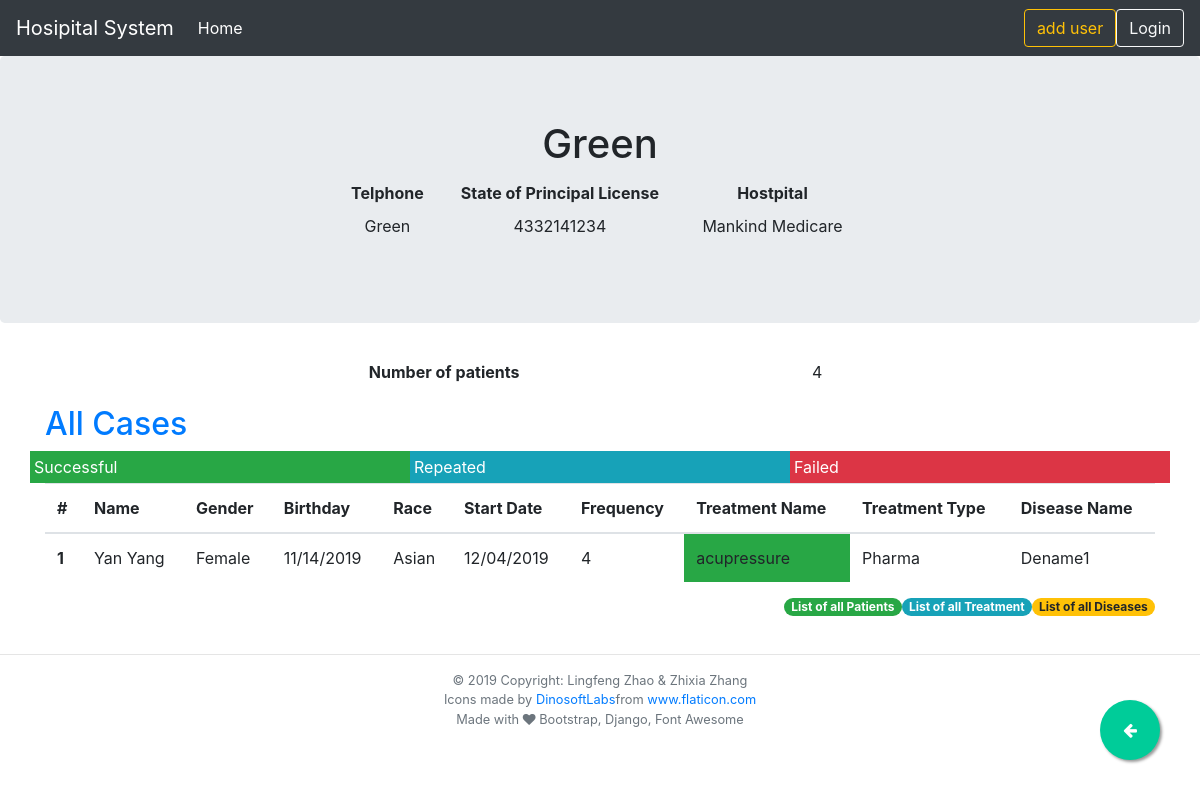
Screenshot of /physician/1?status=successful with the database file from the repository.
### hospital/models.py (models this page shows, shortened)
class Physician(models.Model):
    phid = models.AutoField(primary_key=True)
    phfname = models.CharField(max_length=30)
    phtel = models.CharField(max_length=13)
    phspl = models.CharField(max_length=30)
    hid = models.ForeignKey(Hospital, models.CASCADE, db_column="hid")
    patient = models.ManyToManyField(
        Patient, through="PatientTreatment", related_name="physician"
    )
    treatment = models.ManyToManyField(
        Treatment, through=PatientTreatment, related_name="physician"
    )
    class Meta:
        db_table = "physician"

class Hospital(models.Model):
    hid = models.AutoField(primary_key=True)
    hname = models.CharField(max_length=30)
    hst_address = models.CharField(max_length=30)
    hst_city = models.CharField(max_length=30)
    hstate = models.CharField(max_length=20)
    hzip = models.IntegerField()
    class Meta:
        db_table = "hospital"

class PatientTreatment(models.Model):
    STATUS = [("S", "Successful"), ("R", "Repeat"), ("F", "Failed")]
    tdate = models.DateTimeField()
    tfreq = models.BigIntegerField(default=0)
    tstatus = models.CharField(max_length=1, blank=True, null=True, choices=STATUS)
    pid = models.ForeignKey(Patient, models.CASCADE, db_column="pid")
    tid = models.ForeignKey("Treatment", models.DO_NOTHING, db_column="tid")
    phid = models.ForeignKey("Physician", models.DO_NOTHING, db_column="phid")
    class Meta:
        db_table = "patient_treatment"
        unique_together = (("pid", "phid", "tid", "tdate", "tfreq"),)

class Patient(models.Model):
    GENDER = [("M", "Male"), ("F", "Female"), ("U", "Unkown")]
    RACE = [
        ("ASIAN", "Asian"),
        ("HISPANIC", "Hispanic"),
        ("LATINO", "Latin American"),
        ("AFRICAN", "African American"),
        ("OTHER", "Other"),
    ]
    STATUS = [
        ("M", "Married"),
        ("S", "Single"),
        ("D", "Devoiced"),
        ("W", "Widow or widower"),
    ]
    pid = models.AutoField(primary_key=True)
    pfname = models.CharField(max_length=30)
    plname = models.CharField(max_length=20)
    pgender = models.CharField(max_length=1, choices=GENDER)
    pbd = models.DateTimeField()
    prace = models.CharField(max_length=20, blank=True, null=True, choices=RACE)
    pstatus = models.CharField(max_length=1, choices=STATUS)
    class Meta:
        db_table = "patient"

class Treatment(models.Model):
    TYPE = [("PHARMA", "Pharma"), ("PROCEDURE", "Procedure"), ("SURGERY", "Surgery")]
    tid = models.AutoField(primary_key=True)
    tname = models.CharField(max_length=50)
    ttype = models.CharField(max_length=10,choices=TYPE)
    deid = models.ForeignKey(Disease, models.DO_NOTHING, db_column="deid")
    class Meta:
        db_table = "treatment"

class Disease(models.Model):
    deid = models.CharField(primary_key=True, max_length=6)
    dename = models.CharField(max_length=30)
    class Meta:
        db_table = "disease"

### hospital/views.py (the view)
# urls.py: path("physician/<int:pk>", views.PhysicianDetailView.as_view(), name="physician-detail"),
class PhysicianDetailView(generic.DetailView):
    model = Physician
    template_name = "physician-detail.html"
    def get_context_data(self, **kwargs):
        context = super().get_context_data(**kwargs)
        context["unique_patients"] = (
            self.get_object().patient.values("pid").distinct().count()
        )
        context["patient_form"] = PatientForm()
        context["patienttreatment_form"] = PatientTreatmentForm(self.kwargs["pk"])
        context["treatment_form"] = TreatmentForm()
        context["disease_form"] = DiseaseForm()
        cases = []
        status = self.request.GET.get("status")
        status = {"successful": "S", "repeated": "R", "failed": "F"}.get(status, None)
        if status:
            qs = Physician.objects.get(
                pk=self.kwargs["pk"]
            ).patienttreatment_set.filter(tstatus=status)
        else:
            qs = Physician.objects.get(pk=self.kwargs["pk"]).patienttreatment_set.all()
        for i in qs:
            t = CaseUpdateForm(instance=i)
            cases.append((i, t))
        context["cases"] = cases
        return context

### hospital/templates/physician-detail.html (shortened to what this page needs)
{% extends './base.html' %}
{% block page_title %} {{ physician.phfname }}{% endblock  %}
{% block last_page %}{% url 'hospital-physician' physician.hid.hid  %}{% endblock last_page %}
{% block page_details %}
<div class="col-md-6 offset-md-3">
    <table class="table table-borderless table-sm">
        <thead>
            <tr>
                <th scope="col">Telphone</th>
                <th scope="col">State of Principal License</th>
                <th scope="col">Hostpital</th>
            </tr>
        </thead>
        <tbody>
            <tr>
                <td>{{ physician.phfname | title }}</td>
                <td>{{ physician.phtel }}</td>
                <td>{{ physician.hid.hname }}</td>
            </tr>
        </tbody>
    </table>
</div>
{% endblock %}
{% block content %}
<div class="col-md-6 offset-md-3">
    <table class="table table-borderless table-sm">
        <tbody>
            <td>
            <th scope="row"> Number of patients</th>
            <td>{{ unique_patients }}</td>
            </td>
        </tbody>
    </table>
</div>
<h2><a href="{% url 'physician-detail' physician.phid %}">All Cases</a></h2>
<div class="row">
    <div class="p-1 col bg-success text-white clickable" data-toggle="tooltip" title="Display only successful">
        <a href="?status=successful" class="stretched-link"></a>Successful</div>
    <div class="p-1 col bg-info text-white clickable" data-toggle="tooltip" title="Display only repeated">
        <a href="?status=repeated" class="stretched-link"></a>Repeated</div>
    <div class="p-1 col bg-danger text-white clickable" data-toggle="tooltip" title="Display only failed">
        <a href="?status=failed" class="stretched-link"></a>Failed</div>
</div>
{% if physician.patienttreatment_set %}
<table class="table table-hover">
    <thead>
        <tr>
            <th scope="col">#</th>
            <th scope="col">Name</th>
            <th scope="col">Gender</th>
            <th scope="col">Birthday</th>
            <th scope="col">Race</th>
            <th scope="col">Start Date</th>
            <th scope="col">Frequency</th>
            <th scope="col">Treatment Name</th>
            <th scope="col">Treatment Type</th>
            <th scope="col">Disease Name</th>
        </tr>
    </thead>
    <tbody>
        {% for pt, case in cases %}
        <tr>
            {% with pt.pid as patient %}
            {% with pt.tid as treatment %}
            <th scope="row">{{forloop.counter}}</th>
            <td>{{patient.pfname | title}} {{patient.plname | title}}</td>
            <td>{{patient.get_pgender_display}}</td>
            <td>{{patient.pbd | date:'m/d/Y'}}</td>
            <td>{{patient.get_prace_display}}</td>
            <td>{{pt.tdate|date:'m/d/Y'}}</td>
            <td>{{pt.tfreq}}</td>
            <td
                class="{% if pt.tstatus == "S"%}bg-success{% elif pt.tstatus == "R" %}bg-info{% elif pt.tstatus == "F"%}bg-danger{% endif %}">
                {{treatment.tname}}</td>
            <td>{{treatment.get_ttype_display}}</td>
            <td>{{treatment.deid.dename}}</td>
            {% endwith %}
            {% endwith %}
        </tr>
        {% endfor %}
    </tbody>
</table>
{% else %}
<p>No treatments are available.</p>
{% endif %}
<a href="{% url 'diseases' %}" class="badge badge-pill badge-warning float-right">List of all Diseases</a>
<a href="{% url 'treatments' %}" class="badge badge-pill badge-info float-right">List of all Treatment</a>
<a href="{% url 'patients' %}" class="badge badge-pill badge-success float-right">List of all Patients</a>
{% endblock content %}

### hospital/templates/base.html (style rules this page uses)
body { min-height: 800px; padding-top: 56px; }

### rows the page displays
Physician: phfname "Green", phtel "4332141234", hid.hname "Mankind Medicare"
PatientTreatment: pid.pfname "Yan", pid.plname "Yang", pid.pgender "Female", pid.pbd "11/14/2019", pid.prace "Asian", tdate "12/04/2019", tfreq "4", tid.tname "acupressure", tid.ttype "Pharma", tid.deid.dename "Dename1"

### other values shown
{{ unique_patients }} "4"
